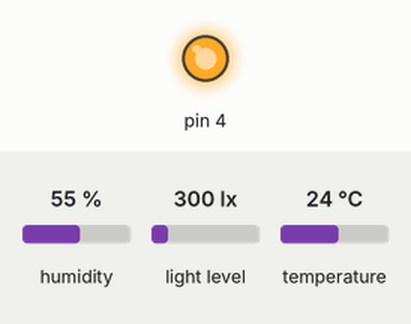
Recording of a sketch running on a simulated Arduino Uno, built with avr-gcc and run on an emulated ATmega328P. Shown: output pins drawn as LEDs (lit = HIGH). Inputs (shaded band) come from the test bench; at power-on: humidity 55 %, light level 300 lx, temperature 24 °C. What the sketch prints to the serial monitor is not drawn.

Above: at 0.1 s.
Timing chart, 0 to 1.6 s (numbered marks = the images above):
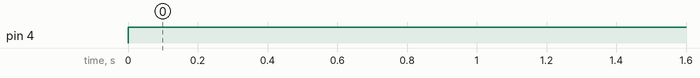

The sketch:

TempHumLight.ino
```cpp
#include <Adafruit_Sensor.h>
#include <DHT.h>
#include <Wire.h>
#include <BH1750.h>
#include <avr/pgmspace.h>

#define DHTPIN 3
#define DHTTYPE DHT22

DHT dht(DHTPIN, DHTTYPE);

BH1750 lightMeter(0x23);

void readTempHum();
void readLight();

void setup() {
  pinMode(4,OUTPUT);
  digitalWrite(4,LOW);

  Serial.begin(9600);
  Serial.println(F("DHTxx test!"));
  dht.begin();
  lightMeter.begin(BH1750_CONTINUOUS_HIGH_RES_MODE);
  Serial.println(F("BH1750 Test"));
}

void loop() {
  readTempHum();
  readLight();
}


void readTempHum() {
  digitalWrite(4, HIGH);

  // Wait at least 2 seconds seconds between measurements.
  unsigned long previousMillis = millis();
  unsigned long currentMillis = millis();
  while (currentMillis - previousMillis <= 2300) {
    // save the last time you read the sensor
    currentMillis = millis();
  }

  Serial.print(F("Humidity: "));
  Serial.print(dht.readHumidity());
  Serial.print(F(" %\t"));
  Serial.print(F("Temperature: "));
  Serial.print(dht.readTemperature());
  Serial.println(F(" *C "));
}

void readLight() {
  Serial.print(F("Light: "));
  Serial.print(lightMeter.readLightLevel());
  Serial.println(F(" lx"));
}
```

Measured:
- by itself, pin 4: LOW → HIGH at 0.00 s
